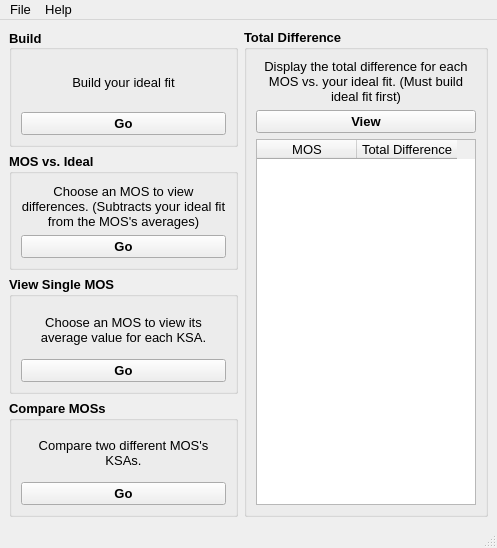
<?xml version="1.0" encoding="UTF-8"?>
<ui version="4.0">
 <class>MainWindow</class>
 <widget class="QMainWindow" name="MainWindow">
  <property name="geometry">
   <rect>
    <x>0</x>
    <y>0</y>
    <width>497</width>
    <height>548</height>
   </rect>
  </property>
  <property name="font">
   <font>
    <family>MS Shell Dlg 2</family>
    <pointsize>10</pointsize>
   </font>
  </property>
  <property name="windowTitle">
   <string>MainWindow</string>
  </property>
  <property name="iconSize">
   <size>
    <width>24</width>
    <height>24</height>
   </size>
  </property>
  <widget class="QWidget" name="centralwidget">
   <layout class="QGridLayout" name="gridLayout">
    <item row="0" column="0">
     <widget class="QGroupBox" name="buildBox">
      <property name="font">
       <font>
        <family>MS Shell Dlg 2</family>
        <pointsize>10</pointsize>
        <weight>75</weight>
        <bold>true</bold>
       </font>
      </property>
      <property name="autoFillBackground">
       <bool>false</bool>
      </property>
      <property name="title">
       <string>Build</string>
      </property>
      <property name="alignment">
       <set>Qt::AlignLeading|Qt::AlignLeft|Qt::AlignVCenter</set>
      </property>
      <property name="flat">
       <bool>false</bool>
      </property>
      <property name="checkable">
       <bool>false</bool>
      </property>
      <layout class="QVBoxLayout" name="verticalLayout">
       <item>
        <widget class="QLabel" name="buildLabel">
         <property name="font">
          <font>
           <family>MS Shell Dlg 2</family>
           <pointsize>10</pointsize>
           <weight>50</weight>
           <bold>false</bold>
          </font>
         </property>
         <property name="text">
          <string>Build your ideal fit</string>
         </property>
         <property name="alignment">
          <set>Qt::AlignCenter</set>
         </property>
        </widget>
       </item>
       <item>
        <widget class="QPushButton" name="buildButton">
         <property name="text">
          <string>Go</string>
         </property>
        </widget>
       </item>
      </layout>
     </widget>
    </item>
    <item row="0" column="1" rowspan="4">
     <widget class="QGroupBox" name="groupBox_2">
      <property name="font">
       <font>
        <family>MS Shell Dlg 2</family>
        <pointsize>10</pointsize>
        <weight>75</weight>
        <bold>true</bold>
       </font>
      </property>
      <property name="title">
       <string>Total Difference</string>
      </property>
      <layout class="QVBoxLayout" name="verticalLayout_5">
       <item>
        <widget class="QLabel" name="label">
         <property name="font">
          <font>
           <family>MS Shell Dlg 2</family>
           <pointsize>10</pointsize>
           <weight>50</weight>
           <bold>false</bold>
          </font>
         </property>
         <property name="text">
          <string>Display the total difference for each MOS vs. your ideal fit. (Must build ideal fit first)</string>
         </property>
         <property name="alignment">
          <set>Qt::AlignCenter</set>
         </property>
         <property name="wordWrap">
          <bool>true</bool>
         </property>
        </widget>
       </item>
       <item>
        <widget class="QPushButton" name="calculateTotal">
         <property name="font">
          <font>
           <family>MS Shell Dlg 2</family>
           <pointsize>10</pointsize>
           <weight>75</weight>
           <bold>true</bold>
          </font>
         </property>
         <property name="text">
          <string>View</string>
         </property>
        </widget>
       </item>
       <item>
        <widget class="QTableWidget" name="totalMOSTable">
         <property name="font">
          <font>
           <family>MS Shell Dlg 2</family>
           <pointsize>10</pointsize>
           <weight>50</weight>
           <bold>false</bold>
          </font>
         </property>
         <property name="editTriggers">
          <set>QAbstractItemView::NoEditTriggers</set>
         </property>
         <property name="sortingEnabled">
          <bool>true</bool>
         </property>
         <attribute name="verticalHeaderVisible">
          <bool>true</bool>
         </attribute>
         <column>
          <property name="text">
           <string>MOS</string>
          </property>
         </column>
         <column>
          <property name="text">
           <string>Total Difference</string>
          </property>
         </column>
        </widget>
       </item>
      </layout>
     </widget>
    </item>
    <item row="1" column="0">
     <widget class="QGroupBox" name="MOSSelectBox">
      <property name="font">
       <font>
        <family>MS Shell Dlg 2</family>
        <pointsize>10</pointsize>
        <weight>75</weight>
        <bold>true</bold>
       </font>
      </property>
      <property name="title">
       <string>MOS vs. Ideal</string>
      </property>
      <layout class="QVBoxLayout" name="verticalLayout_2">
       <item>
        <widget class="QLabel" name="MOSSelectLabel">
         <property name="font">
          <font>
           <family>MS Shell Dlg 2</family>
           <pointsize>10</pointsize>
           <weight>50</weight>
           <bold>false</bold>
          </font>
         </property>
         <property name="text">
          <string>Choose an MOS to view differences. (Subtracts your ideal fit from the MOS's averages)</string>
         </property>
         <property name="alignment">
          <set>Qt::AlignCenter</set>
         </property>
         <property name="wordWrap">
          <bool>true</bool>
         </property>
        </widget>
       </item>
       <item>
        <widget class="QPushButton" name="MOSSelectButton">
         <property name="text">
          <string>Go</string>
         </property>
        </widget>
       </item>
      </layout>
     </widget>
    </item>
    <item row="2" column="0">
     <widget class="QGroupBox" name="groupBox">
      <property name="font">
       <font>
        <family>MS Shell Dlg 2</family>
        <pointsize>10</pointsize>
        <weight>75</weight>
        <bold>true</bold>
       </font>
      </property>
      <property name="title">
       <string>View Single MOS</string>
      </property>
      <layout class="QVBoxLayout" name="verticalLayout_4">
       <item>
        <widget class="QLabel" name="ViewMOSLabel">
         <property name="font">
          <font>
           <family>MS Shell Dlg 2</family>
           <pointsize>10</pointsize>
           <weight>50</weight>
           <bold>false</bold>
          </font>
         </property>
         <property name="text">
          <string>Choose an MOS to view its average value for each KSA.</string>
         </property>
         <property name="alignment">
          <set>Qt::AlignCenter</set>
         </property>
         <property name="wordWrap">
          <bool>true</bool>
         </property>
        </widget>
       </item>
       <item>
        <widget class="QPushButton" name="MOSSelectButton2">
         <property name="text">
          <string>Go</string>
         </property>
        </widget>
       </item>
      </layout>
     </widget>
    </item>
    <item row="3" column="0">
     <widget class="QGroupBox" name="compareBox">
      <property name="font">
       <font>
        <family>MS Shell Dlg 2</family>
        <pointsize>10</pointsize>
        <weight>75</weight>
        <bold>true</bold>
       </font>
      </property>
      <property name="title">
       <string>Compare MOSs</string>
      </property>
      <layout class="QVBoxLayout" name="verticalLayout_3">
       <item>
        <widget class="QLabel" name="compareLabel">
         <property name="font">
          <font>
           <family>MS Shell Dlg 2</family>
           <pointsize>10</pointsize>
           <weight>50</weight>
           <bold>false</bold>
          </font>
         </property>
         <property name="text">
          <string>Compare two different MOS's KSAs.</string>
         </property>
         <property name="alignment">
          <set>Qt::AlignCenter</set>
         </property>
         <property name="wordWrap">
          <bool>true</bool>
         </property>
        </widget>
       </item>
       <item>
        <widget class="QPushButton" name="compareButton">
         <property name="text">
          <string>Go</string>
         </property>
        </widget>
       </item>
      </layout>
     </widget>
    </item>
   </layout>
  </widget>
  <widget class="QMenuBar" name="menubar">
   <property name="geometry">
    <rect>
     <x>0</x>
     <y>0</y>
     <width>497</width>
     <height>22</height>
    </rect>
   </property>
   <widget class="QMenu" name="menuFile">
    <property name="title">
     <string>File</string>
    </property>
    <addaction name="actionExit"/>
   </widget>
   <widget class="QMenu" name="menuHelp">
    <property name="title">
     <string>Help</string>
    </property>
    <addaction name="actionUsers_Guide"/>
   </widget>
   <addaction name="menuFile"/>
   <addaction name="menuHelp"/>
  </widget>
  <widget class="QStatusBar" name="statusbar"/>
  <action name="actionNew">
   <property name="text">
    <string>New</string>
   </property>
  </action>
  <action name="actionOpen">
   <property name="text">
    <string>Open</string>
   </property>
  </action>
  <action name="actionSave">
   <property name="text">
    <string>Save</string>
   </property>
  </action>
  <action name="actionExit">
   <property name="text">
    <string>Exit</string>
   </property>
  </action>
  <action name="actionUsers_Guide">
   <property name="text">
    <string>Users Guide</string>
   </property>
  </action>
 </widget>
 <resources/>
 <connections/>
</ui>
